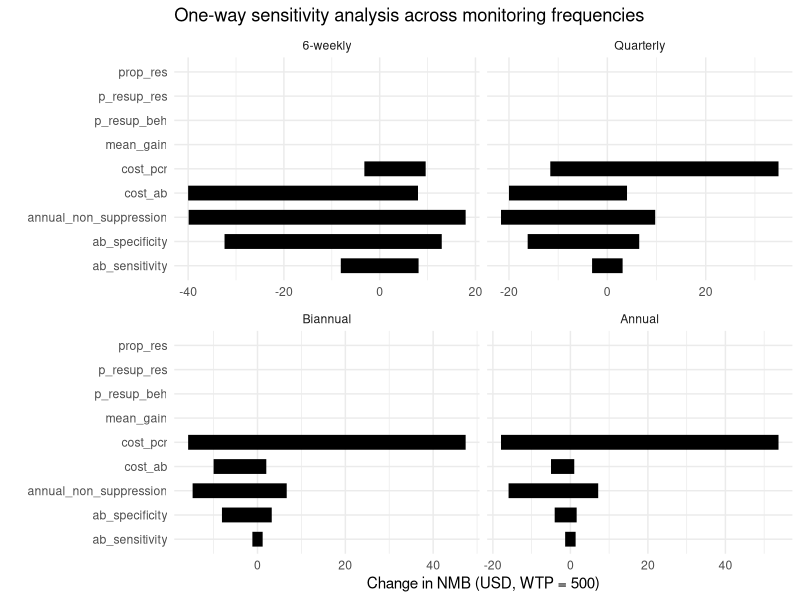
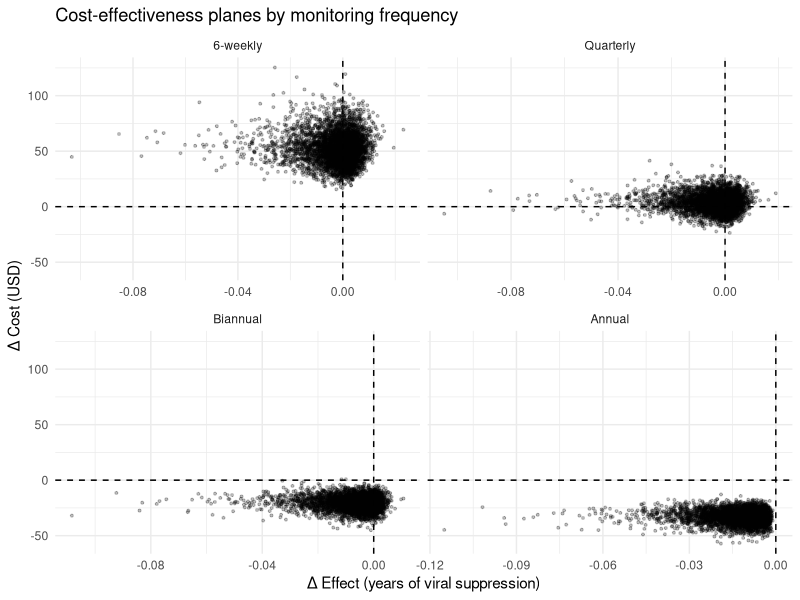
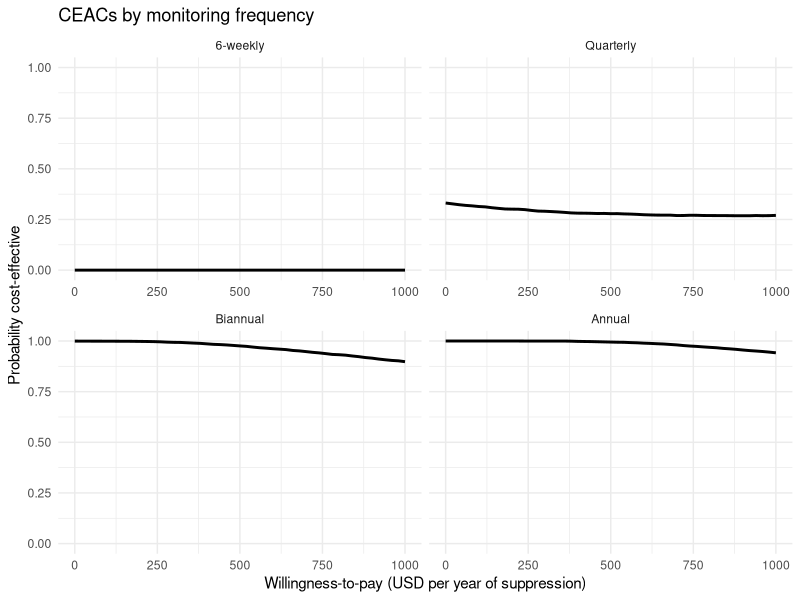

Write R code to recreate these figures, in order. (Note: this script raises an error after producing the figures.)
# ce_ab_triage.R
# Cost-effectiveness comparing Ab-triage -> PCR vs PCR-only
# Requirements: tidyverse, data.table, ggplot2, cowplot, reshape2
# Install missing packages if needed:
# install.packages(c("tidyverse","data.table","ggplot2","cowplot","reshape2","scales","triangle"))

library(tidyverse)
library(data.table)
library(ggplot2)
library(cowplot)
library(reshape2)
library(scales)
# triangle package optional for triangular draws
# install.packages("triangle"); library(triangle)

set.seed(12345)

# ----------------------------
# 1) Model inputs (base case)
# ----------------------------
params <- list(
  # Population & epidemic
  N = 10000,                       # cohort size (for scaling)
  annual_non_suppression = 0.10,   # baseline annual proportion with VL non-suppression (viremic) - user varies this
  
  # Test characteristics (base case)
  ab_sensitivity = 0.6,            # sensitivity of Ab test to detect recent VL rebound (fraction)
  ab_specificity = 0.95,           # specificity
  pcr_sensitivity = 1.0,           # assumed
  pcr_specificity = 1.0,           # assumed
  
  # Costs (USD)
  cost_ab = 2.0,                   # cost per Ab test
  cost_pcr = 40.0,                 # cost per PCR test
  cost_clinic_visit = 5.0,         # incremental cost if visit needed for test/triage (per test round)
  
  # Effectiveness: benefit of earlier detection
  # For a person whose VL rebound is detected earlier via Ab triage, we model an expected gain (years of VL suppression regained earlier)
  # This is a shorthand: you should replace with a dynamic model if you have longitudinal trajectories.
  mean_effect_years_gain_on_detection = 0.25,  # e.g. 3 months earlier suppression on average per detected rebound
  # stratify resistance vs behavioral non-adherence:
  prop_reistance = 0.4,            # proportion of viremic who have resistance (vs behaviour)
  p_resupp_after_resistance_detect = 0.2,   # probability of re-suppression if resistance detected (may require regimen change)
  p_resupp_after_behav_detect = 0.6,       # probability of re-suppression if behavioural non-adherence detected
  # multiplier for earlier detection efficacy:
  efficacy_multiplier_resistance = 0.6,    # detection less effective for resistance (lower chance to re-suppress)
  efficacy_multiplier_behav = 1.0          # detection more effective for behaviour
)

# Example WTP thresholds (user originally requested $200, $500, $800)
WTPs <- c(200, 500, 800)

# ----------------------------
# 2) Helper functions
# ----------------------------

# Expected annual costs and effectiveness for a single person under given monitoring strategy
# frequency_yrs: Ab testing interval in years (e.g., 1 = annual, 0.5 = biannual, 0.0833 ~ monthly)
# strategy: "PCR_only" or "AB_triage"
calc_per_person <- function(frequency_yrs = 1,
                            params_list = params,
                            annual_non_suppression = params_list$annual_non_suppression,
                            ab_sens = params_list$ab_sensitivity,
                            ab_spec = params_list$ab_specificity,
                            cost_ab = params_list$cost_ab,
                            cost_pcr = params_list$cost_pcr,
                            cost_visit = params_list$cost_clinic_visit,
                            mean_gain = params_list$mean_effect_years_gain_on_detection,
                            prop_res = params_list$prop_reistance,
                            p_resup_res = params_list$p_resupp_after_resistance_detect,
                            p_resup_beh = params_list$p_resupp_after_behav_detect,
                            eff_mult_res = params_list$efficacy_multiplier_resistance,
                            eff_mult_beh = params_list$efficacy_multiplier_behav
) {
  
  # expected number of Ab tests per year
  ab_tests_per_year <- ifelse(is.infinite(frequency_yrs) || frequency_yrs <= 0, 0, 1 / frequency_yrs)
  
  # PCR-only: assume 1 PCR per person per year (or 0? choose policy)
  # We'll assume PCR-only means routine PCR once per year for everyone (you can change).
  pcr_tests_per_year_pcronly <- 1   # changeable if needed
  
  # Costs under PCR-only per person-year
  cost_pcronly <- pcr_tests_per_year_pcronly * (cost_pcr + cost_visit)
  
  # Effectiveness: PCR-only assumed to detect all rebounds at that routine PCR visit; average delay to detection = 0.5 year if annual
  # For simplicity, assume average delay under PCR-only = testing_interval/2 = 0.5 year
  # But many rebounds may happen between visits; for comparability we compute expected "delay" to detection:
  delay_pcronly_years <- 0.5 * (1 / pcr_tests_per_year_pcronly)
  # expected gain in suppression-year if detected earlier compared to no detection:
  # we treat the gain as mean_gain * probability of resuppression on detection (weighted)
  p_resupp_weighted <- prop_res * p_resup_res + (1 - prop_res) * p_resup_beh
  eff_pcronly <- annual_non_suppression * p_resupp_weighted * mean_gain  # years-of-suppression gained per person-year
  
  # AB_triage:
  # If Ab test positive -> confirm with PCR (assume PCR applied only to positives)
  # Expected numbers:
  ab_pos_if_viremic <- ab_sens       # sensitivity among viremic
  ab_pos_if_not <- 1 - ab_spec       # false positive rate among non-viremic
  
  # expected PCR confirmations per person-year under triage:
  # P(ab positive) = P(viremic)*ab_sens + (1-P(viremic))*(1-ab_spec)
  p_ab_pos <- annual_non_suppression * ab_pos_if_viremic + (1 - annual_non_suppression) * ab_pos_if_not
  pcr_confirm_per_year_triage <- p_ab_pos * ab_tests_per_year
  
  # cost per person-year under triage:
  cost_triage <- ab_tests_per_year * (cost_ab + cost_visit) + pcr_confirm_per_year_triage * (cost_pcr + cost_visit)
  
  # Effectiveness under triage: proportion of viremic detected earlier depends on testing interval and ab_sensitivity:
  # Assume mean delay to detection under periodic Ab testing = testing_interval/2 + any assay-specific delay (e.g., AB_rebound_delay). Here we assume detection interval = frequency_yrs/2.
  delay_triage_years <- frequency_yrs / 2
  
  # The earlier detection relative to PCR-only is: delay_pcronly_years - delay_triage_years
  # But only if triage delay < pcr delay, else no earlier detection.
  delta_delay <- pmax(0, delay_pcronly_years - delay_triage_years)
  
  # expected effect per person-year = (prob of being viremic in year)*(prob Ab detects them when tested during the period relative to PCR)*prob re-suppression * years gained
  # For simplicity: assume proportion of viremic detected by triage during the year = ab_sensitivity * (1 - delay_triage_years) ??? (too complex).
  # We'll approximate that testing at interval f will catch a fraction sens_frac = frequency_yrs/(frequency_yrs + delay_pcronly_years) * ab_sens
  # Simpler approach: suppose fraction of viremic caught earlier = ab_sens (since those who are viremic in the year are testable) * indicator(delta_delay>0)
  frac_caught_earlier <- ifelse(delta_delay > 0, ab_sens, 0)
  
  # Adjust probability of re-suppression depending on resistance/behaviour:
  # Weighted expected re-suppression probability among those detected earlier:
  p_resupp_weighted_earlier <- prop_res * p_resup_res * eff_mult_res +
    (1 - prop_res) * p_resup_beh * eff_mult_beh
  
  eff_triage <- annual_non_suppression * frac_caught_earlier * p_resupp_weighted_earlier * delta_delay
  
  # return per-person-year costs and effects
  tibble(
    ab_tests_per_year = ab_tests_per_year,
    pcr_tests_per_year_pcronly = pcr_tests_per_year_pcronly,
    pcr_tests_per_year_triage = pcr_confirm_per_year_triage,
    cost_pcronly = cost_pcronly,
    cost_triage = cost_triage,
    eff_pcronly = eff_pcronly,
    eff_triage = eff_triage,
    delta_cost = cost_triage - cost_pcronly,
    delta_eff = eff_triage - eff_pcronly,
    ICER = ifelse(delta_eff == 0, NA, delta_cost / delta_eff)
  )
}

##Specifying the frequencies that should be outputed
freq_scenarios <- tibble(
  frequency_yrs = c(1, 0.5, 0.25, 0.125),
  freq_label = c("Annual", "Biannual", "Quarterly", "6-weekly")
)

# Test function with some frequencies
calc_per_person(1, params)
calc_per_person(0.5, params)
calc_per_person(0.0833, params) # ~monthly

# ---------------------------------
# 3) Sweep frequencies & non-suppression prevalence
# ---------------------------------
freqs_yrs <- c(1, 0.5, 0.25, 0.125, 1/12)  # annual, biannual, quarterly, 6-week ~0.125yrs, monthly
prevalences <- c(0.02, 0.05, 0.10, 0.20)   # sensitivity to non-suppression rate

grid <- expand.grid(frequency_yrs = freqs_yrs, annual_non_suppression = prevalences) %>%
  arrange(annual_non_suppression, frequency_yrs) %>%
  as_tibble()

results <- grid %>%
  rowwise() %>%
  mutate(out = list(calc_per_person(frequency_yrs = frequency_yrs,
                                    params_list = params,
                                    annual_non_suppression = annual_non_suppression))) %>%
  unnest(out)

# Add labels and compute whether triage cheaper than PCR-only (Q2)
results <- results %>%
  mutate(
    freq_label = case_when(
      frequency_yrs == 1 ~ "annual",
      frequency_yrs == 0.5 ~ "biannual",
      frequency_yrs == 0.25 ~ "quarterly",
      frequency_yrs == 0.125 ~ "6-week",
      abs(frequency_yrs - 1/12) < 1e-6 ~ "monthly",
      TRUE ~ paste0(round(1/frequency_yrs,1),"x/yr")
    ),
    freq_label = str_trim(freq_label),
    freq_label = factor(
      freq_label,
      levels = c("6-weekly", "Quarterly", "Biannual", "Annual")
    ),
    triage_cheaper = cost_triage < cost_pcronly,
    triage_more_effective = eff_triage > eff_pcronly
  )

# Print results table
print(results %>% 
        dplyr::select(annual_non_suppression, freq_label, cost_pcronly, cost_triage, delta_cost, eff_pcronly, eff_triage, delta_eff, ICER, triage_cheaper, triage_more_effective))

# Answer to Q2: at what frequency cost of testing becomes lower than PCR-only?
# For each prevalence, find most frequent (largest ab_tests_per_year) that still has triage_cheaper == TRUE
q2_summary <- results %>%
  group_by(annual_non_suppression) %>%
  filter(triage_cheaper) %>%
  summarize(min_freq_yrs = max(frequency_yrs),   # largest interval (i.e., least frequent) where cheaper; adjust depending on interpretation
            freq_label = freq_label[which.max(frequency_yrs)],
            .groups = "drop")

print(q2_summary)

# ---------------------------------
# 4) Cost-effectiveness across WTP thresholds (Q3 + Q4)
# ---------------------------------
# For each frequency and prevalence compute net monetary benefit (NMB) = WTP*delta_eff - delta_cost
ce_results <- results %>%
  rowwise() %>%
  mutate(
    NMB_200 = WTPs[1] * delta_eff - delta_cost,
    NMB_500 = WTPs[2] * delta_eff - delta_cost,
    NMB_800 = WTPs[3] * delta_eff - delta_cost
  ) %>%
  ungroup()

# For each WTP and prevalence, find frequencies with positive NMB (i.e., triage cost-effective)
ce_summary <- ce_results %>%
  pivot_longer(cols = starts_with("NMB_"), names_to = "WTP_label", values_to = "NMB") %>%
  mutate(WTP = case_when(WTP_label == "NMB_200" ~ 200,
                         WTP_label == "NMB_500" ~ 500,
                         WTP_label == "NMB_800" ~ 800)) %>%
  group_by(annual_non_suppression, WTP) %>%
  summarize(
    best_freq = freq_label[which.max(NMB)],
    best_NMB = max(NMB),
    any_CE = any(NMB > 0),
    .groups = "drop"
  )

print(ce_summary)

# ---------------------------------
# 5) Tornado (univariate) sensitivity analysis
# ---------------------------------
# Define base and ranges for key inputs (examples)
tornado_inputs <- tibble(
  param = c("ab_sensitivity","ab_specificity","cost_ab","cost_pcr","mean_gain","prop_res","p_resup_res","p_resup_beh","annual_non_suppression"),
  base  = c(params$ab_sensitivity, params$ab_specificity, params$cost_ab, params$cost_pcr, params$mean_effect_years_gain_on_detection, params$prop_reistance, params$p_resupp_after_resistance_detect, params$p_resupp_after_behav_detect, params$annual_non_suppression),
  low   = c(0.3, 0.85, 1.0, 20, 0.05, 0.1, 0.05, 0.2, 0.01),
  high  = c(0.9, 0.99, 7.0, 100, 0.5, 0.7, 0.5, 0.95, 0.30)
)

# pick a scenario to test (e.g., biannual)
# base_freq <- 0.5
tornado_all <- freq_scenarios %>%
  rowwise() %>%
  mutate(
    tornado = list({
      base_freq <- frequency_yrs
      
      tornado_out <- tornado_inputs %>%
        rowwise() %>%
        mutate(
          out_low = list({
            pmod <- params
            pmod[[param]] <- low
            calc_per_person(base_freq, pmod)
          }),
          out_high = list({
            pmod <- params
            pmod[[param]] <- high
            calc_per_person(base_freq, pmod)
          })
        ) %>%
        unnest(cols = c(out_low, out_high), names_sep = "_") %>%
        mutate(
          NMB_low  = 500 * (out_low_eff_triage  - out_low_eff_pcronly) -
            (out_low_cost_triage     - out_low_cost_pcronly),
          NMB_high = 500 * (out_high_eff_triage - out_high_eff_pcronly) -
            (out_high_cost_triage    - out_high_cost_pcronly),
          NMB_base = {
            base <- calc_per_person(base_freq, params)
            500 * base$delta_eff - base$delta_cost
          },
          min_change = pmin(NMB_low - NMB_base, NMB_high - NMB_base),
          max_change = pmax(NMB_low - NMB_base, NMB_high - NMB_base)#,
          # freq_label = freq_label
        )
      
      tornado_out
    })
  ) %>%
  unnest(tornado)

tornado_plot_all <- ggplot(tornado_all) +
  geom_linerange(
    aes(x = param, ymin = min_change, ymax = max_change),
    size = 5
  ) +
  coord_flip() +
  # facet_wrap(~ freq_label, scales = "free_x") +
  facet_wrap(
    ~ forcats::fct_relevel(
      freq_label,
      "6-weekly",
      "Quarterly",
      "Biannual",
      "Annual"
    ),
    scales = "free_x"
  ) +
  labs(
    x = "",
    y = "Change in NMB (USD, WTP = 500)",
    title = "One-way sensitivity analysis across monitoring frequencies"
  ) +
  theme_minimal()

print(tornado_plot_all)

# ---------------------------------
# 6) Probabilistic Sensitivity Analysis (PSA)
# ---------------------------------
# Define distributions for uncertain parameters. Use Monte Carlo draws.
n_sims <- 5000

# helper to draw
draws <- tibble(
  ab_sensitivity = rbeta(n_sims, 60, 40),       # mean ~0.6 (alpha/beta tuned)
  ab_specificity = rbeta(n_sims, 95, 5),        # mean ~0.95
  cost_ab = rgamma(n_sims, shape = 4, scale = 0.6), # mean ~2.4
  cost_pcr = rgamma(n_sims, shape = 40, scale = 1.0), # mean ~40
  mean_gain = rlnorm(n_sims, meanlog = log(params$mean_effect_years_gain_on_detection), sdlog = 0.6),
  prop_res = rbeta(n_sims, 40, 60),             # mean ~0.4
  p_resup_res = rbeta(n_sims, 20, 80),          # mean ~0.2
  p_resup_beh = rbeta(n_sims, 60, 40),          # mean ~0.6
  annual_non_suppression = rbeta(n_sims, 10, 90) # mean ~0.1
)

# Run PSA for two policies at a chosen frequency (e.g., biannual)
# psa_freq <- 0.5
psa_all <- freq_scenarios %>%
  rowwise() %>%
  mutate(
    psa = list({
      psa_freq <- frequency_yrs
      
      draws %>%
        mutate(sim = row_number()) %>%
        rowwise() %>%
        mutate(
          out = list(calc_per_person(
            frequency_yrs = psa_freq,
            params_list = params,
            annual_non_suppression = annual_non_suppression,
            ab_sens = ab_sensitivity,
            ab_spec = ab_specificity,
            cost_ab = cost_ab,
            cost_pcr = cost_pcr,
            mean_gain = mean_gain,
            prop_res = prop_res,
            p_resup_res = p_resup_res,
            p_resup_beh = p_resup_beh
          ))
        ) %>%
        unnest(out) %>%
        transmute(
          delta_cost,
          delta_eff#,
          # freq_label = freq_label
        )
    })
  ) %>%
  unnest(psa)

ce_plane_all <- ggplot(psa_all, aes(x = delta_eff, y = delta_cost)) +
  geom_point(alpha = 0.25, size = 0.7) +
  geom_hline(yintercept = 0, linetype = "dashed") +
  geom_vline(xintercept = 0, linetype = "dashed") +
  # facet_wrap(~ freq_label) 
  facet_wrap(
    ~ forcats::fct_relevel(
      freq_label,
      "6-weekly",
      "Quarterly",
      "Biannual",
      "Annual"
    ),
    scales = "free_x"
  ) +
  labs(
    x = "Δ Effect (years of viral suppression)",
    y = "Δ Cost (USD)",
    title = "Cost-effectiveness planes by monitoring frequency"
  ) +
  theme_minimal()

print(ce_plane_all)

# CEAC: proportion of sims where NMB > 0 across WTPs
ceac_all <- psa_all %>%
  crossing(WTP = seq(0, 1000, by = 20)) %>%
  mutate(NMB = WTP * delta_eff - delta_cost) %>%
  group_by(freq_label, WTP) %>%
  summarize(
    pr_CE = mean(NMB > 0),
    .groups = "drop"
  )

ceac_plot_all <- ggplot(ceac_all, aes(x = WTP, y = pr_CE)) +
  geom_line(size = 1) +
  # facet_wrap(~ freq_label)
  facet_wrap(
    ~ forcats::fct_relevel(
      freq_label,
      "6-weekly",
      "Quarterly",
      "Biannual",
      "Annual"
    ),
    scales = "free_x"
  )+
  labs(
    x = "Willingness-to-pay (USD per year of suppression)",
    y = "Probability cost-effective",
    title = "CEACs by monitoring frequency"
  ) +
  theme_minimal()

print(ceac_plot_all)

# ---------------------------------
# 7) Outputs: Figures and summary tables
# ---------------------------------
# Save main results tables
write.csv(results, "CE_AB_analysis/ab_triage_results_sweep.csv", row.names = FALSE)
write.csv(ce_summary, "CE_AB_analysis/ab_triage_ce_summary.csv", row.names = FALSE)

# Save example plots
ggsave("CE_AB_analysis/tornado_all_frequencies.png", tornado_plot_all, width = 12, height = 8)
ggsave("CE_AB_analysis/ce_plane_all_frequencies.png", ce_plane_all, width = 12, height = 8)
ggsave("CE_AB_analysis/ceac_all_frequencies.png", ceac_plot_all, width = 12, height = 8)


message("Completed. Results saved to CSV and plots saved. Adjust parameters in 'params' and rerun as needed.")
